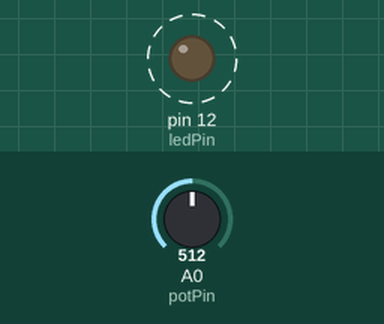
The sketch below on a simulated Arduino Uno, built with avr-gcc and run on an emulated ATmega328P. On the bench: output pins drawn as LEDs (lit = HIGH). Dashed ring = blinking. Inputs (shaded band) come from the test bench; at power-on: A0 (potPin) = 512. What the sketch prints to the serial monitor is not drawn.

Above: at 1.2 s.
1.3 s: A0 (potPin) set to 716
4.3 s: A0 (potPin) set to 511
Timing chart, 0 to 13.3 s (numbered marks = the images above; inputs shaded):
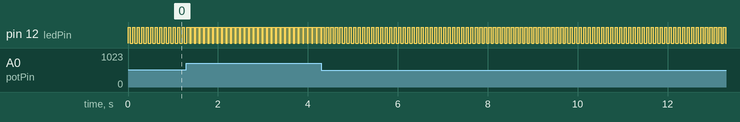

The sketch:

PotentiometerInputPercent.ino
```cpp
/*
 * PontentiometerInputPercent: 가변저항 연결로 아날로그 입력(0~100) 예제
 *
 * 가변저항(potentiometer)으로 아날로그 입력을 0~1023을 0~100으로 변환한다.
 *
 * 12번 핀에서 LED 및 220옴 저항 직렬 연결해서 GND로 연결
 * 아날로그 0번 핀에 가변저항을 연결
 */
const int ledPin = 12;
const int potPin = 0;

int value = 0;
int percent = 0;

void setup() {
  Serial.begin(9600);

  pinMode(ledPin, OUTPUT);
}

void loop() {
  value = analogRead(potPin);
  percent = map(value, 0, 1023, 0, 100);

  Serial.println(percent);

  digitalWrite(ledPin, HIGH);
  delay(percent);
  digitalWrite(ledPin, LOW);
  delay(100 - percent);
}
```

Measured:
- by itself, pin 12 (ledPin): alternates HIGH for 0.05 s and LOW for 0.05 s
